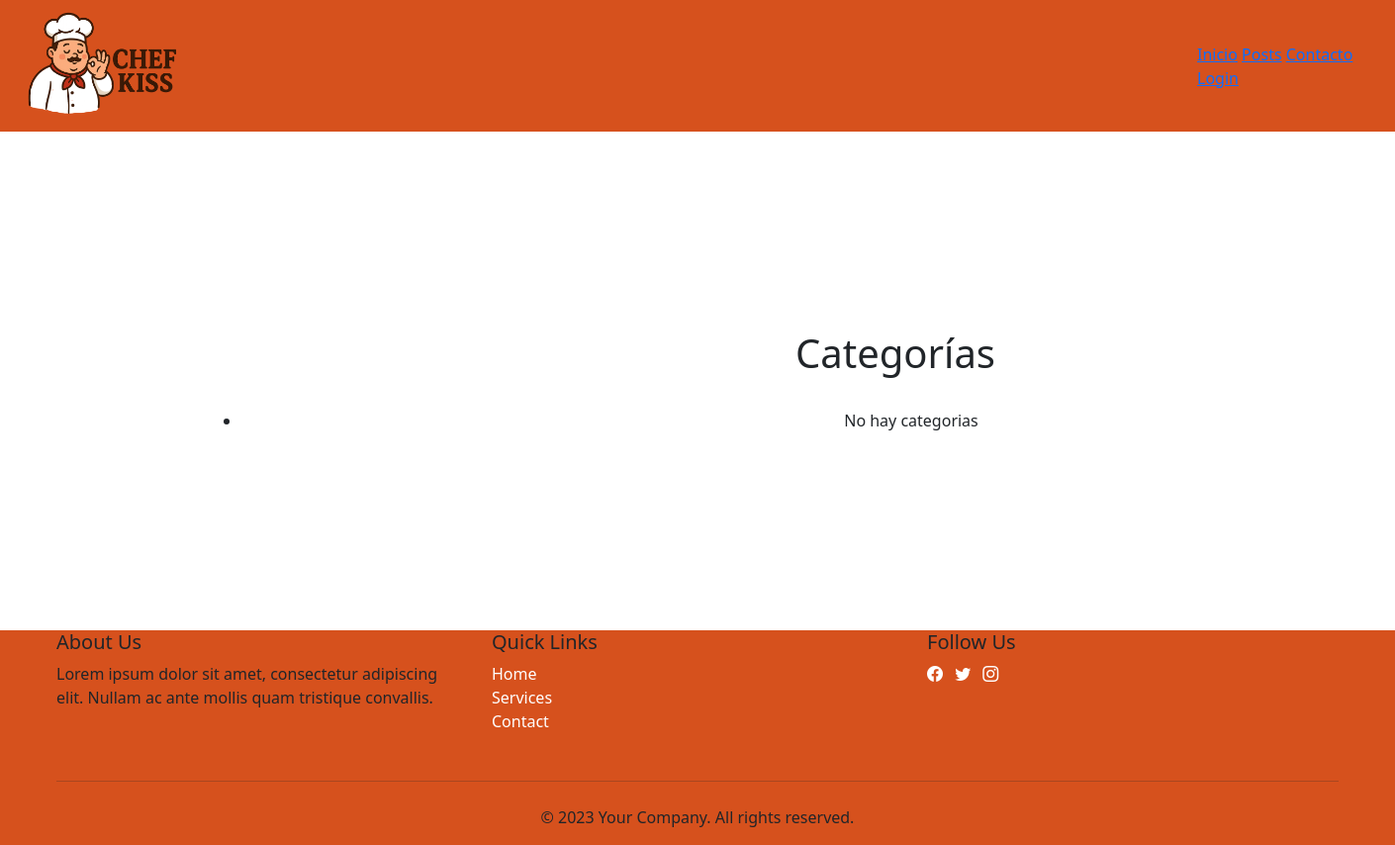
Page /categoria/ on the earlier database version.
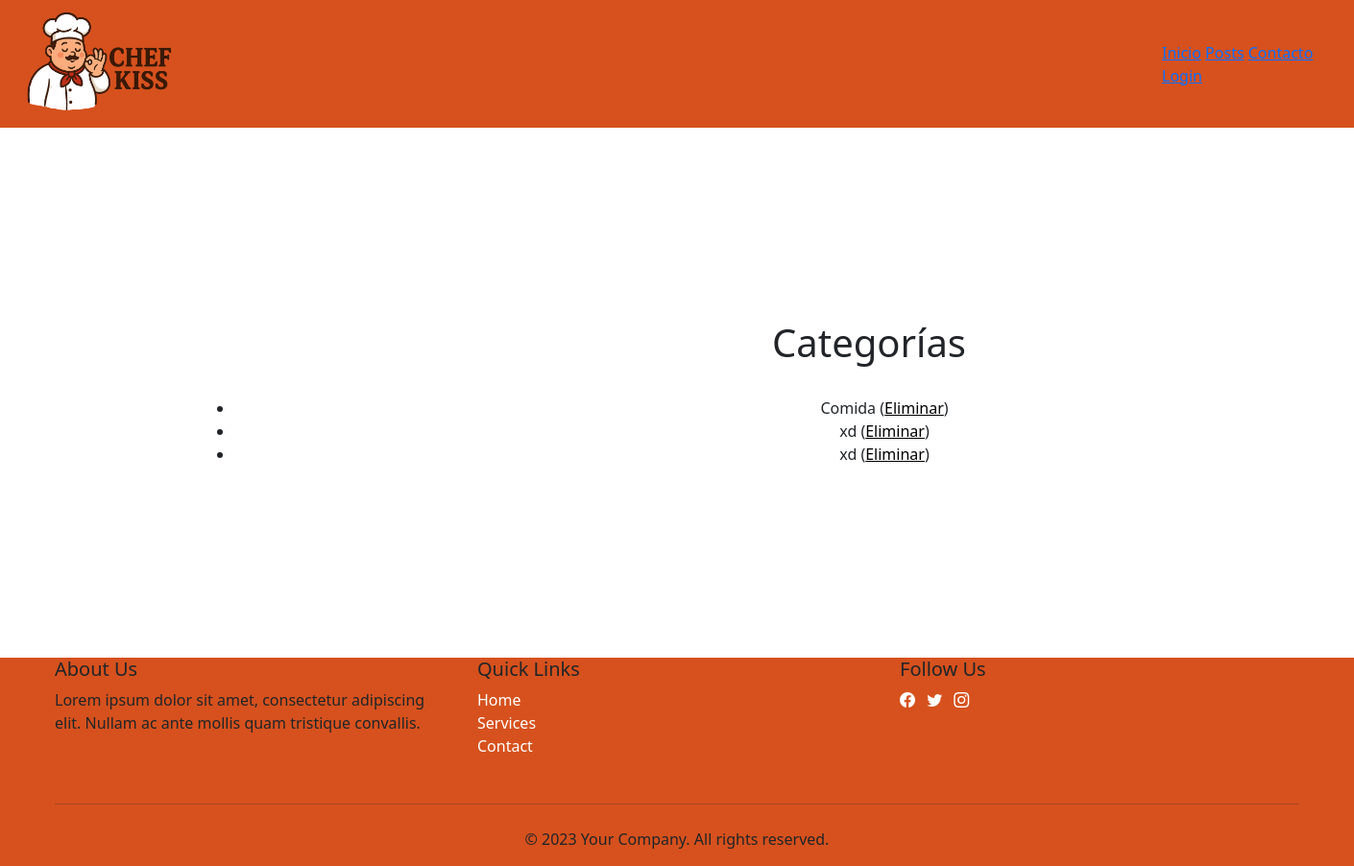
Same page on the later database version.
### apps/posts/models.py (models this page shows, shortened)
class Categoria(models.Model):
    nombre = models.CharField(max_length=30,null=False)

### apps/posts/views.py (the view)
# urls.py: path('categoria/', CategoriaListView.as_view(), name = 'categoria_list'),
class CategoriaListView(ListView):
     model= Categoria
     template_name = 'posts/categoria_list.html'
     context_object_name = 'categorias'

### templates/posts/categoria_list.html
{%extends 'base.html'%}
{% block contenido %}
<center>
    <div class="container-fluid" style="margin:200px;">
    <h1>Categorías</h1>
    <br>
    <ul>
        {% for categoria in categorias %}
        <li>{{categoria.nombre}}
        (<a style="color:black;" href="{% url 'apps.posts:categoria_delete' pk=categoria.pk %}">Eliminar</a>)
        </li>
        {% empty %}
        <li>No hay categorias</li>
        {% endfor %}
    </ul>
    </div>
</center>
{% endblock %}

Differences in the rows shown:
added Categoria: nombre "Comida"
added Categoria: nombre "xd"
added Categoria: nombre "xd"
Other differences:
text no longer shown: "No hay categorias"
